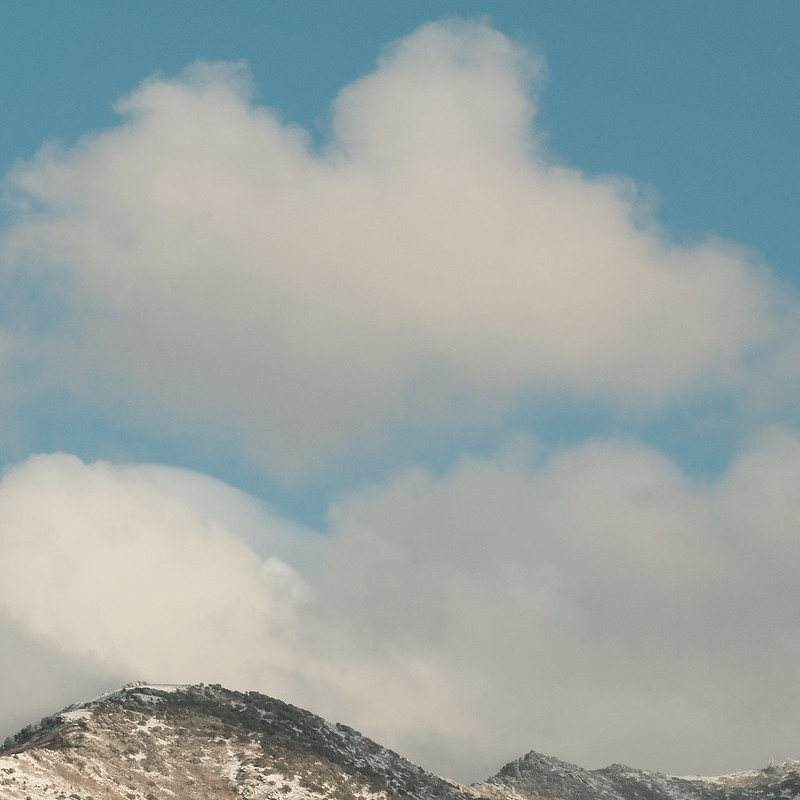
#> input picture refs/grain/xt30_a_off.jpg, 800 x 800 px, given in place of xt5_weak_small_crop.jpg, which was not available
$ python grain_measure.py
#> lines starting #> are read from the running program, lines starting #| are printed output that depends on the picture
import sys; sys.path.insert(0, "/Users/leonkreutzer/Downloads/fujisim")
import numpy as np
from PIL import Image
from scipy.ndimage import gaussian_filter, uniform_filter
D = "/Users/leonkreutzer/Downloads/fujisim/refs/grain/%s.jpg"
L = np.array([.2126, .7152, .0722], np.float32)

def flat_patches(y, size=48, n=12):
    """Positionen der n glattesten size x size Bloecke (kleinster Gradient), ohne Clipping."""
    gx = np.abs(np.diff(gaussian_filter(y, 1.5), axis=1))[:-1]; gy = np.abs(np.diff(gaussian_filter(y, 1.5), axis=0))[:, :-1]
    g = (gx + gy)[:y.shape[0]-1, :y.shape[1]-1]
    m = uniform_filter(g, size)[size//2::size//2, size//2::size//2]
    ys, xs = np.unravel_index(np.argsort(m, axis=None), m.shape)
    out = []
    for i, j in zip(ys, xs):
        cy, cx = (i + 1) * size // 2, (j + 1) * size // 2
        if cy + size > y.shape[0] or cx + size > y.shape[1]: continue
        p = y[cy:cy+size, cx:cx+size]
        if p.mean() < 25 or p.mean() > 235: continue
        if all(abs(cy-a) > size or abs(cx-b) > size for a, b in out): out.append((cy, cx))
        if len(out) >= n: break
    return out

def stats(name):
    a = np.asarray(Image.open(D % name).convert("RGB")).astype(np.float32); y = a @ L
    res = []
    for cy, cx in flat_patches(y):
        p = y[cy:cy+48, cx:cx+48]; hp = p - gaussian_filter(p, 4)          # Hochpass (entfernt Verlaeufe)
        pc = a[cy:cy+48, cx:cx+48]; chroma = pc - pc.mean(2, keepdims=True); chp = chroma - np.stack([gaussian_filter(chroma[..., c], 4) for c in range(3)], -1)
        # Autokorrelation des Hochpass -> Korngroesse (Halbwertsbreite)
        f = np.fft.fft2(hp - hp.mean()); ac = np.fft.ifft2(f * np.conj(f)).real; ac /= ac[0, 0]
        prof = 0.5 * (ac[0, :24] + ac[:24, 0]); half = int(np.argmax(prof < 0.5)) if (prof < 0.5).any() else 24
        res.append((p.mean(), hp.std(), chp.std(), half))
    r = np.array(res)
    return r
for n in ("xt5_weak_small_crop", "xt5_strong_large_crop", "xt5_weak_small_bigcrop", "xt5_strong_large_bigcrop"):
    r = stats(n)
#> in stats, `y = a @ L`:
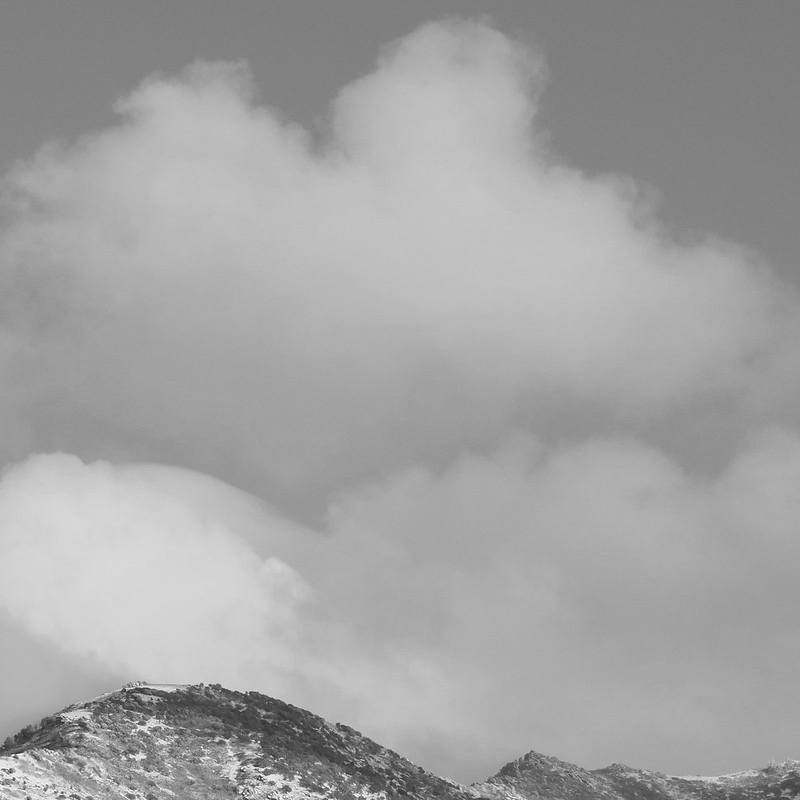
#> y: shape (800, 800) float32; min 37.42, max 253, mean 163.5
#> in flat_patches, `gx = np.abs(np.diff(gaussian_filter(y, 1.5), axis=1))[:-1]`:
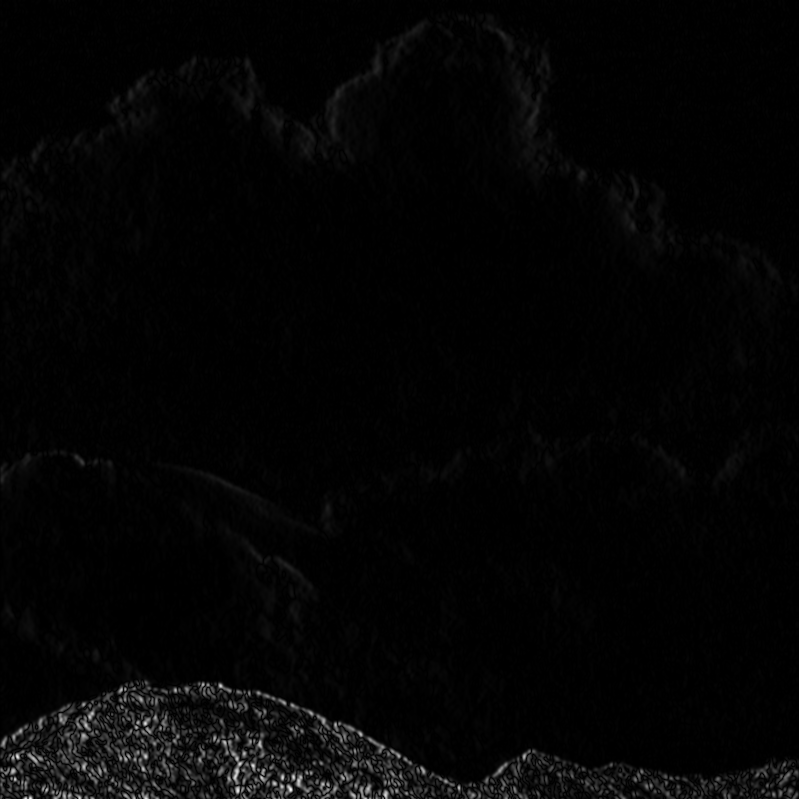
#> gx: shape (799, 799) float32; min 0, max 24.87, mean 0.5; drawn with min black and max white
#> in flat_patches, `gy = np.abs(np.diff(gaussian_filter(y, 1.5), axis=0))[:, :-1]`:
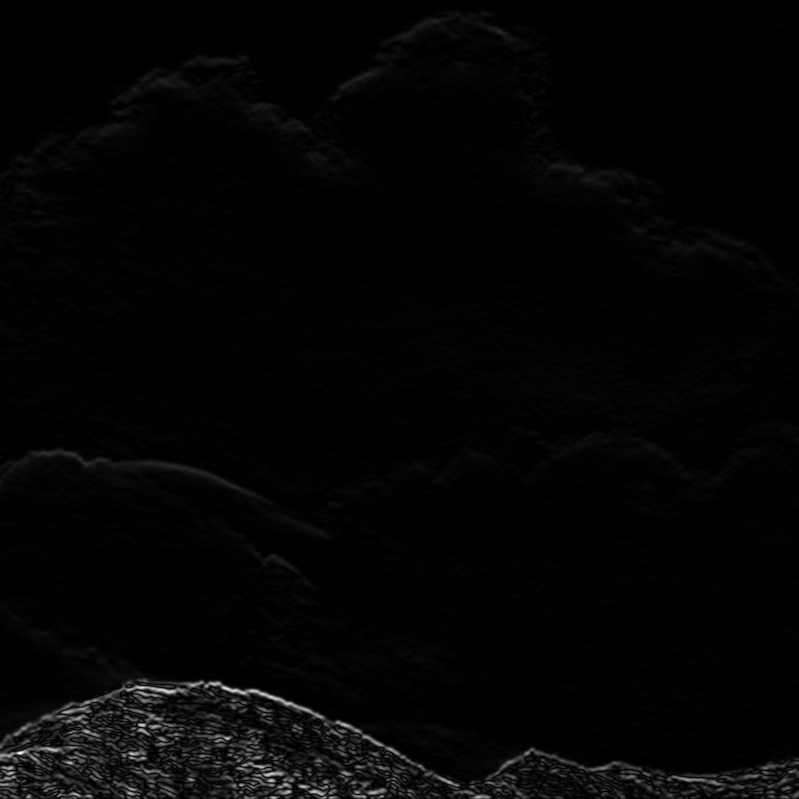
#> gy: shape (799, 799) float32; min 0, max 35.75, mean 0.7; drawn with min black and max white
#> in flat_patches, `m = uniform_filter(g, size)[size//2::size//2, size//2::size//2]`:
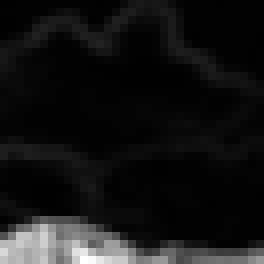
#> m: shape (33, 33) float32 (shown 8 times larger); min 0.125, max 12.69, mean 1.19; drawn with min black and max white
#> the loop in stats, `for cy, cx in flat_patches(y):` made 12 passes
#> (cy, cx, half) on passes 1 to 12: (600, 144, 2), (216, 432, 2), (240, 504, 2), (216, 336, 2), (504, 480, 1), (24, 48, 1), (648, 528, 2), (624, 648, 1), (72, 288, 2), (96, 24, 2), (120, 600, 1), (24, 672, 1)
#> after the loop in stats, `for cy, cx in flat_patches(y):`:
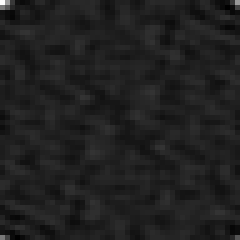
#> ac: shape (48, 48) float64 (shown 5 times larger); min -0.145, max 1, mean 1.1e-17; drawn with min black and max white
#> after the loop in stats, `for cy, cx in flat_patches(y):`:
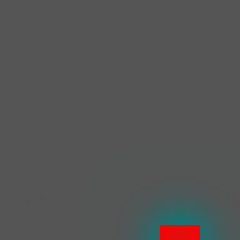
#> chp: shape (48, 48, 3) float32 (shown 5 times larger); mean R, G, B 3.48e-08, -4.14e-09, -2.24e-08; drawn with min black and max white
#> after the loop in stats, `for cy, cx in flat_patches(y):`:
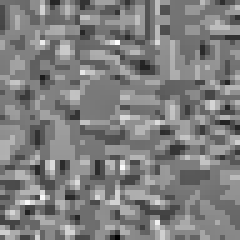
#> hp: shape (48, 48) float32 (shown 5 times larger); min -3.58, max 3.59, mean 3.31e-09; drawn with min black and max white
#> after the loop in stats, `for cy, cx in flat_patches(y):`: res = 12 items, first 6: (211.6, 0.493, 0.238, 2), (194.1, 0.503, 0.149, 2), (193.5, 0.584, 0.319, 2), (191.7, 0.567, 0.202, 2), (168.3, 0.718, 0.25, 1), (129.6, 0.906, 0.296, 1)
#> in stats, `r = np.array(res)`: r = [[211.6, 0.493, 0.238, 2], [194.1, 0.503, 0.149, 2], [193.5, 0.584, 0.319, 2], [191.7, 0.567, 0.202, 2], [168.3, 0.718, 0.25, 1], [129.6, 0.906, 0.296, 1], [170.8, 0.731, 0.282, 2], [162.8, 0.796, 0.263, 1], [131.9, 1.45, 0.97, 2], [133.1, 1.14, 0.598, 2], [130.1, 0.926, 0.388, 1], [125.5, 0.958, 0.0362, 1]]
    print(f"{n:28s} glatte Patches {len(r):2d}: Y-Mittel {r[:,0].mean():5.1f} | Luma-Korn-Std (Hochpass) Median {np.median(r[:,1]):4.2f} (min {r[:,1].min():.2f}, max {r[:,1].max():.2f}) | Chroma-Std {np.median(r[:,2]):4.2f} | Korn-Halbwertsbreite {np.median(r[:,3]):.1f} px")
#| xt5_weak_small_crop          glatte Patches 12: Y-Mittel 161.9 | Luma-Korn-Std (Hochpass) Median 0.76 (min 0.49, max 1.45) | Chroma-Std 0.27 | Korn-Halbwertsbreite 2.0 px
#> pass 2 of the loop `for n in ("xt5_weak_small_crop", "xt5_strong_large_crop", "xt5_weak_sm..`:
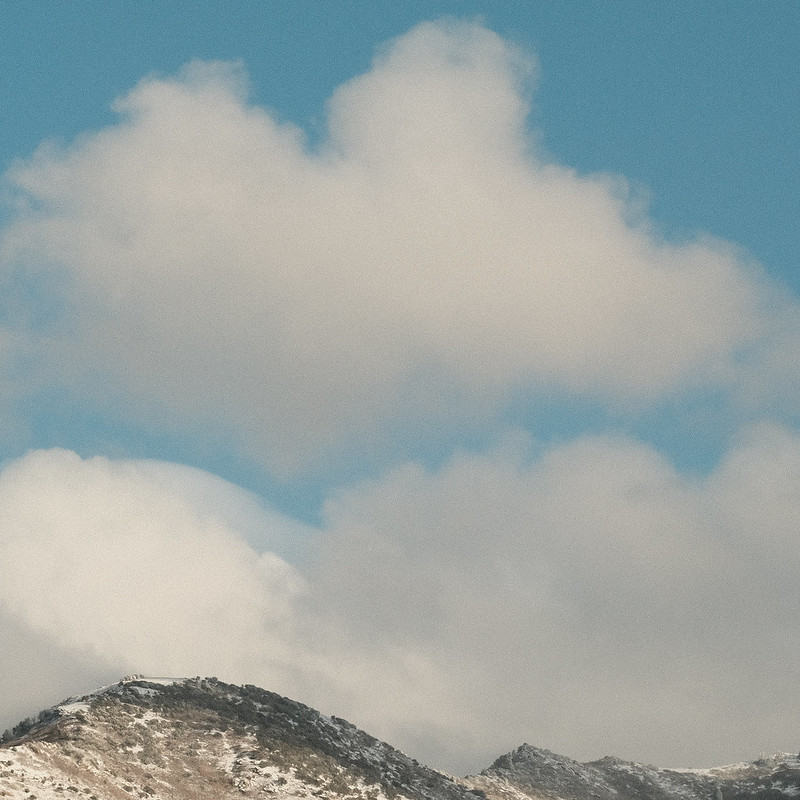
#> input picture refs/grain/xt30_a_strong.jpg, 800 x 800 px, given in place of xt5_strong_large_crop.jpg, which was not available
#> in flat_patches (call 2), `gy = np.abs(np.diff(gaussian_filter(y, 1.5), axis=0))[:, :-1]`:
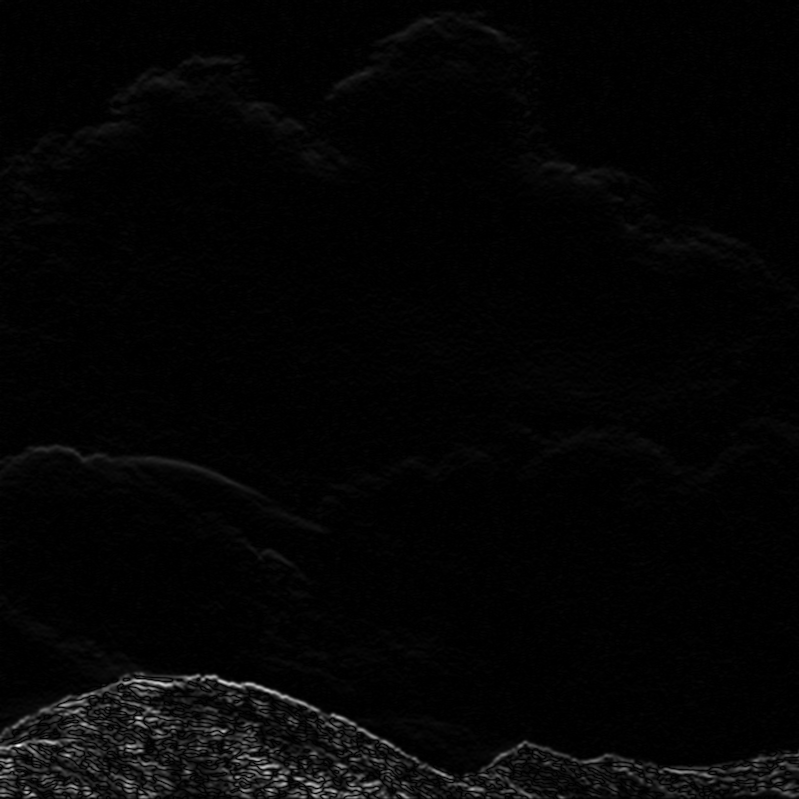
#> gy: shape (799, 799) float32; min 0, max 38.34, mean 0.8; drawn with min black and max white
#> the loop in stats (call 2), `for cy, cx in flat_patches(y):` made 12 passes
#> (cy, cx) on passes 1 to 8: (576, 168), (240, 360), (240, 456), (240, 288), (144, 648), (504, 432), (264, 528), (624, 504)
#> after the loop in stats (call 2), `for cy, cx in flat_patches(y):`:
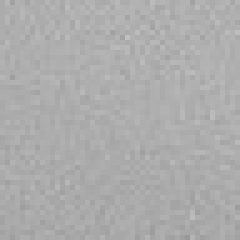
#> p: shape (48, 48) float32 (shown 5 times larger); min 153.9, max 193.4, mean 173.1
#> after the loop in stats (call 2), `for cy, cx in flat_patches(y):`: res = 12 items, first 6: (210.9, 3.49, 0.363, 1), (190.3, 3.75, 0.254, 1), (192.6, 3.72, 0.544, 1), (186.4, 3.9, 0.298, 1), (130.1, 4.36, 0.508, 1), (166.5, 4, 0.36, 1)
#> in stats (call 2), `r = np.array(res)`: r = [[210.9, 3.49, 0.363, 1], [190.3, 3.75, 0.254, 1], [192.6, 3.72, 0.544, 1], [186.4, 3.9, 0.298, 1], [130.1, 4.36, 0.508, 1], [166.5, 4, 0.36, 1], [190.3, 3.66, 0.378, 1], [171.3, 4.19, 0.318, 1], [129.4, 4.36, 0.436, 1], [160.9, 4.25, 0.242, 1], [134.4, 4.68, 1.33, 1], [173.1, 4.16, 0.371, 1]]
#| xt5_strong_large_crop        glatte Patches 12: Y-Mittel 169.7 | Luma-Korn-Std (Hochpass) Median 4.08 (min 3.49, max 4.68) | Chroma-Std 0.37 | Korn-Halbwertsbreite 1.0 px
#> (the run stopped early here; a loop or call above may not have finished)
